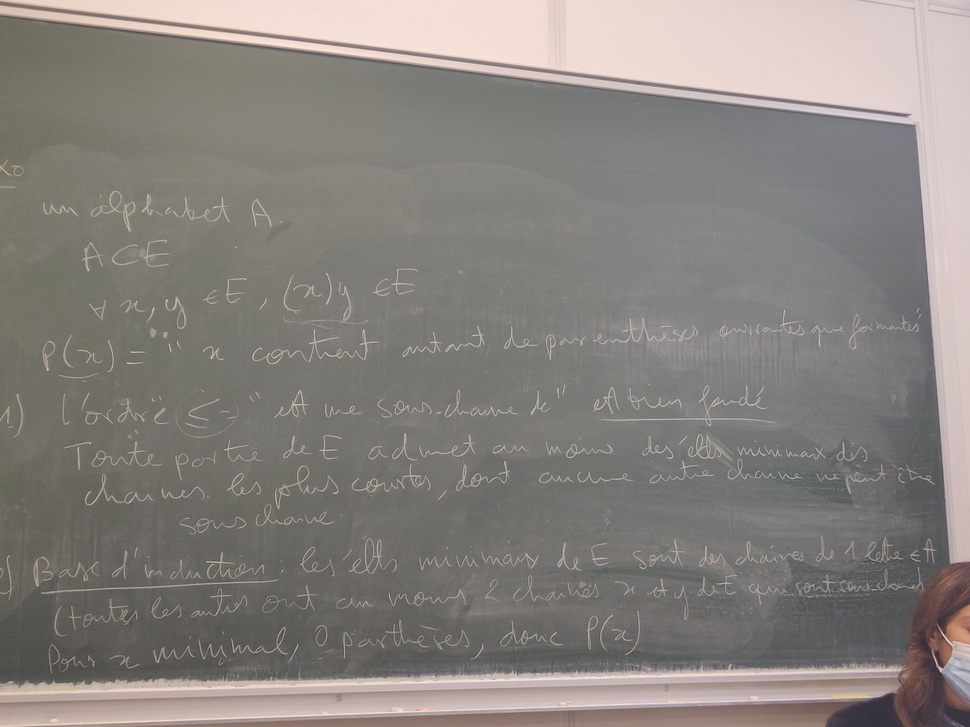
#> input picture Ressources/IMG_20211130_113616.jpg, 970 x 727 px, shrunk from 4608 x 3456 before the run
$ python -i traitements_basiques.py   (imports and definitions only)   (older library calls are emulated)
#> lines starting #> are read from the running program, lines starting #| are printed output that depends on the picture; after the words box and inside, x2 and y2 are one past the last pixel; in counts of white or black regions, pixels touching at a corner belong together
import cv2 as cv
import numpy as np


# [30 lines left out: function get_intersection, not called in this run]


def get_edges(gray):
    # Do edge detection
    edges = cv.Canny(gray, 50, 150, apertureSize=3)
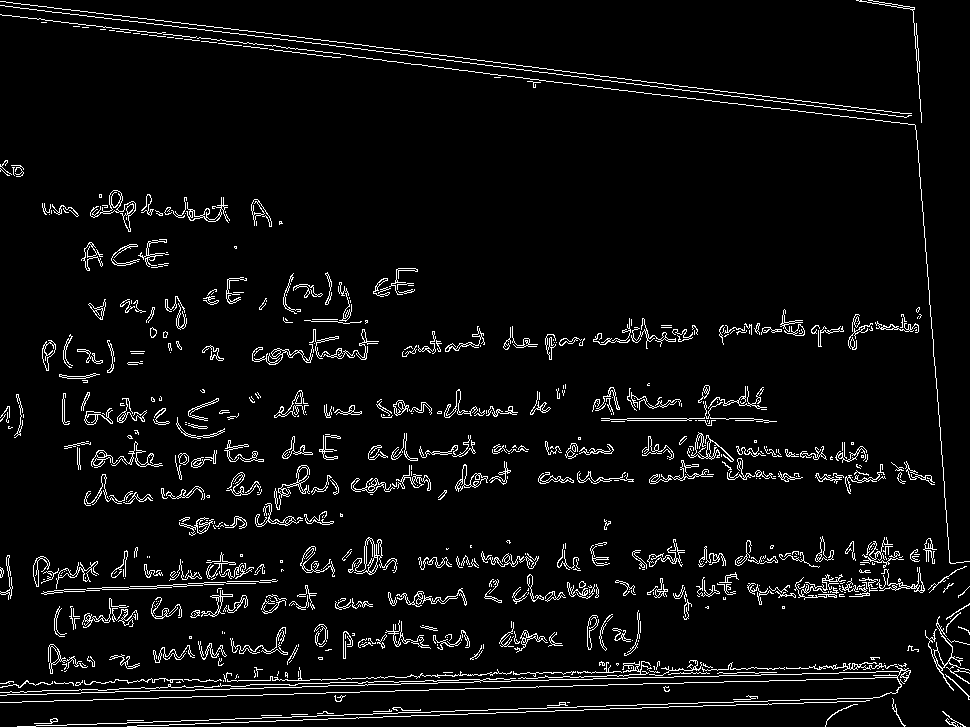
#> edges: shape (727, 970); 5% white in thin lines or dots

    cv.imwrite('./Resultats/base_non_dilated_edges.jpg', edges)

    # Closure
    kernel = np.ones((15, 15), np.uint8)
    edges = cv.dilate(edges, kernel, iterations=1)
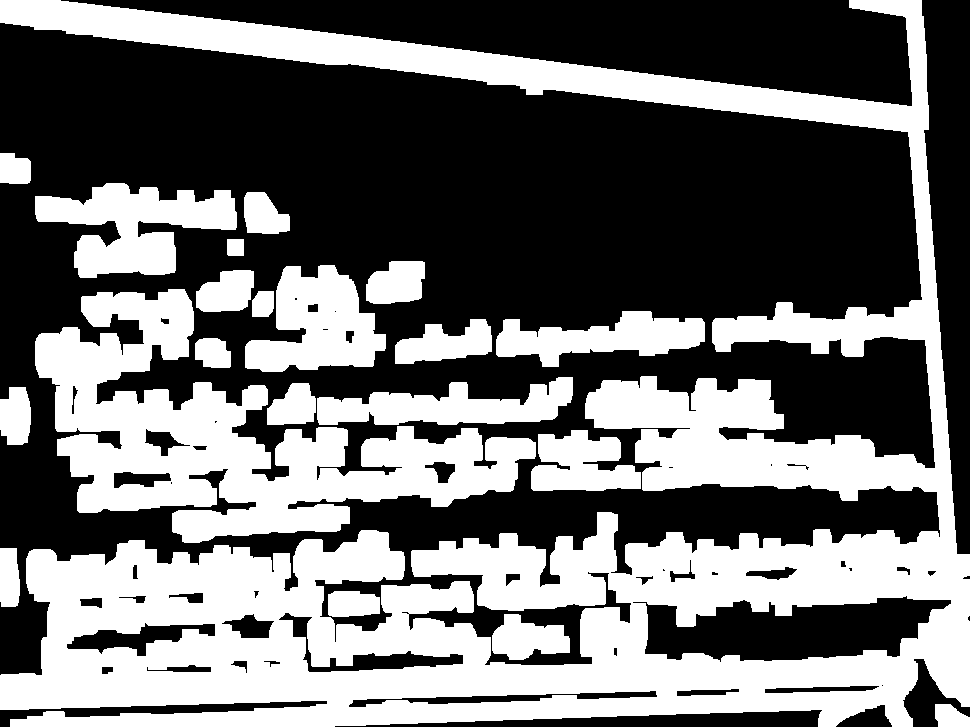
#> edges: shape (727, 970); 42.8% white; 21 white regions, largest, box (x1, y1, x2, y2) and area: (0, 0, 970, 727) 195306, (35, 289, 536, 543) 49266, (35, 183, 237, 278) 10389
    edges = cv.erode(edges, kernel, iterations=1)
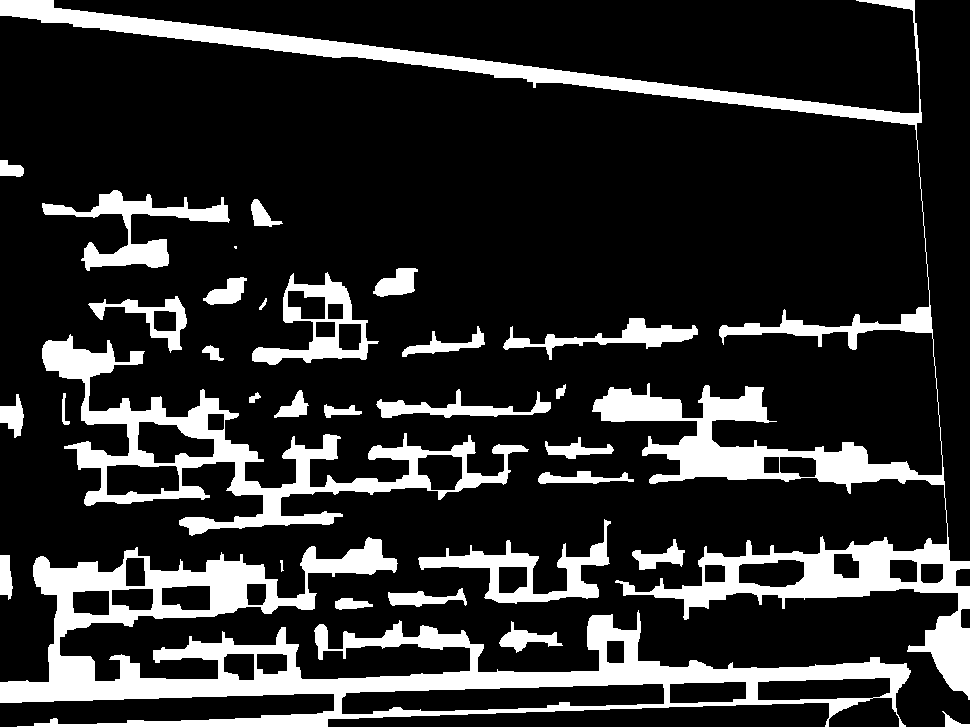
#> edges: shape (727, 970); 18% white; 32 white regions (1 under 20 px), largest, box (x1, y1, x2, y2) and area: (0, 537, 911, 727) 41912, (0, 0, 970, 700) 40874, (42, 334, 529, 536) 17642
    # cv.morphologyEx(edges, cv.MORPH_CLOSE, kernel)

    # Dilate edge detection image so the lines are more readable
    kernel = np.ones((10, 5), np.uint8)
    edges = cv.dilate(edges, kernel, iterations=1)
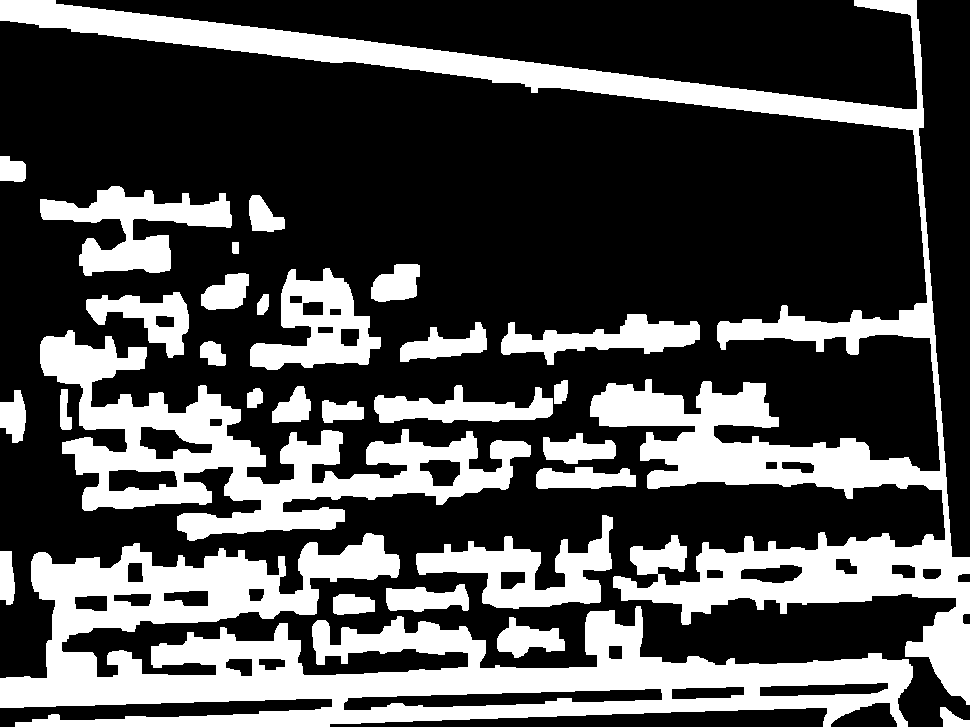
#> edges: shape (727, 970); 30.8% white; 30 white regions, largest, box (x1, y1, x2, y2) and area: (0, 0, 970, 705) 68358, (0, 533, 913, 727) 67933, (40, 330, 531, 541) 30834

    return edges


# [28 lines left out: functions get_all_lines, lines_extraction, not called in this run]

>>> import cv2
>>> picture = cv2.imread('../Ressources/IMG_20211130_113616.jpg', cv2.IMREAD_GRAYSCALE)
>>> result = get_edges(picture)

$ run again, on Ressources/IMG_20211130_114426.jpg
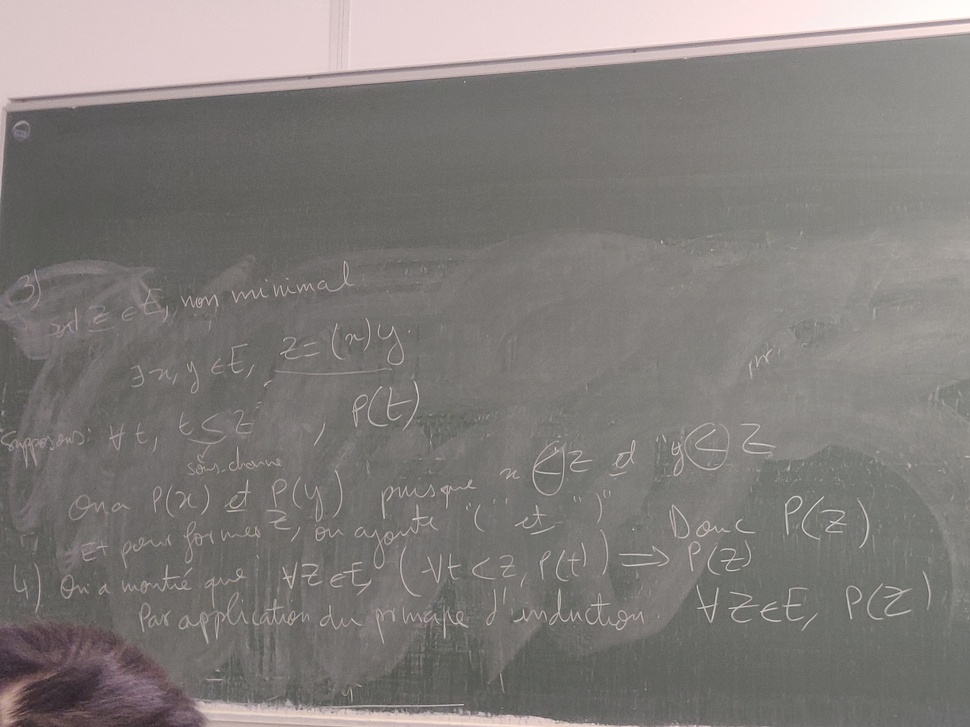
#> input picture Ressources/IMG_20211130_114426.jpg, 970 x 727 px, shrunk from 4608 x 3456 before the run
#> in get_edges, `edges = cv.Canny(gray, 50, 150, apertureSize=3)`:
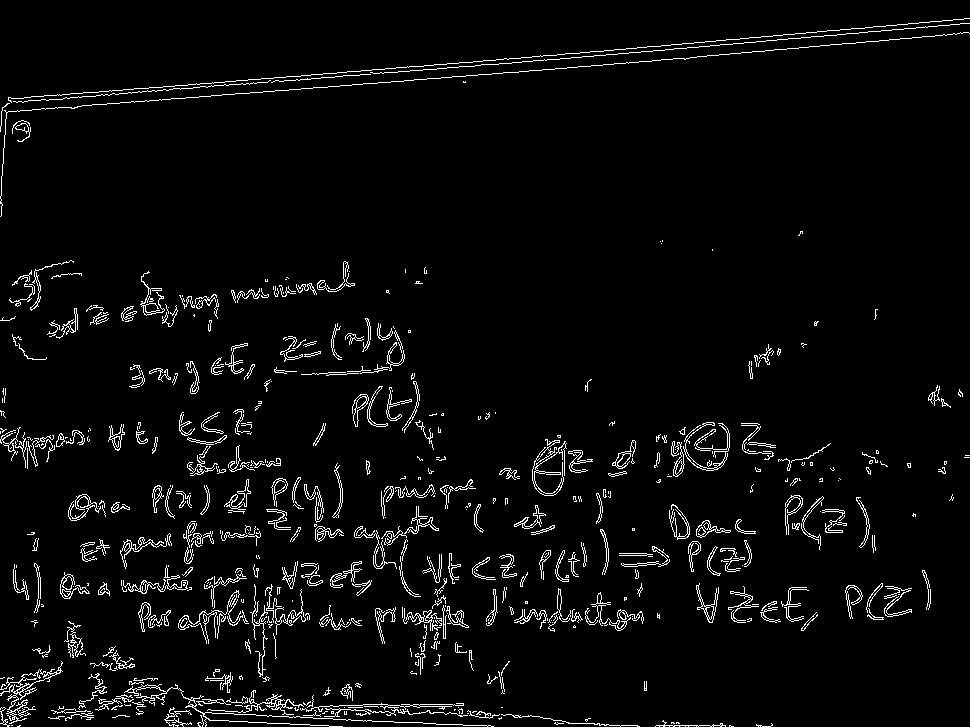
#> edges: shape (727, 970); 3.9% white in thin lines or dots
#> in get_edges, `edges = cv.dilate(edges, kernel, iterations=1)`:
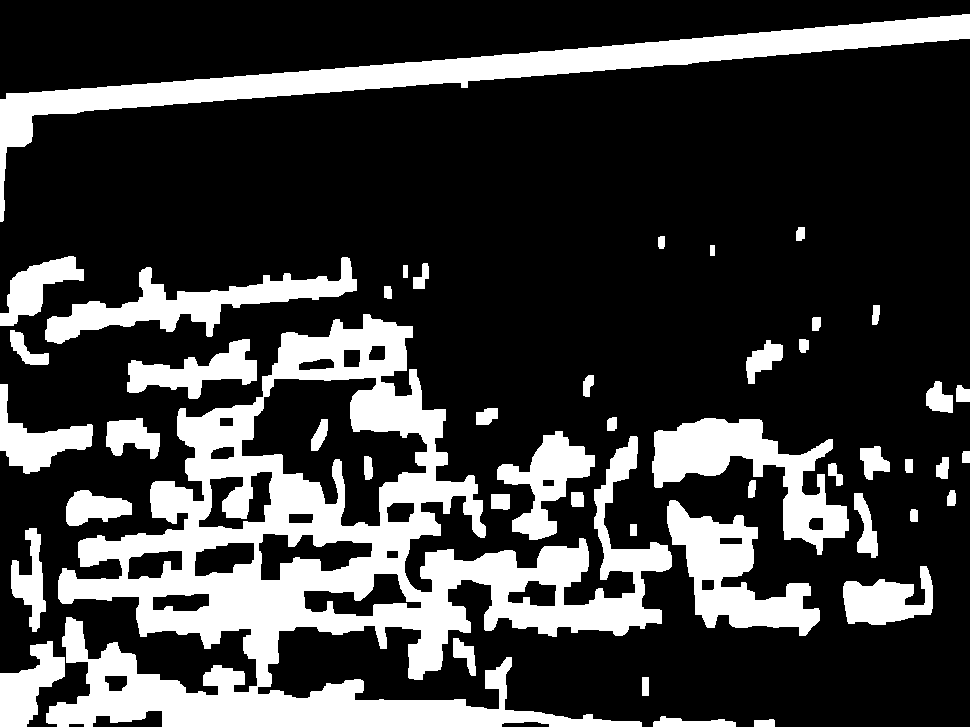
#> edges: shape (727, 970); 24.5% white; 48 white regions, largest, box (x1, y1, x2, y2) and area: (46, 314, 672, 727) 88281, (0, 14, 970, 222) 24673, (652, 418, 849, 555) 9865
